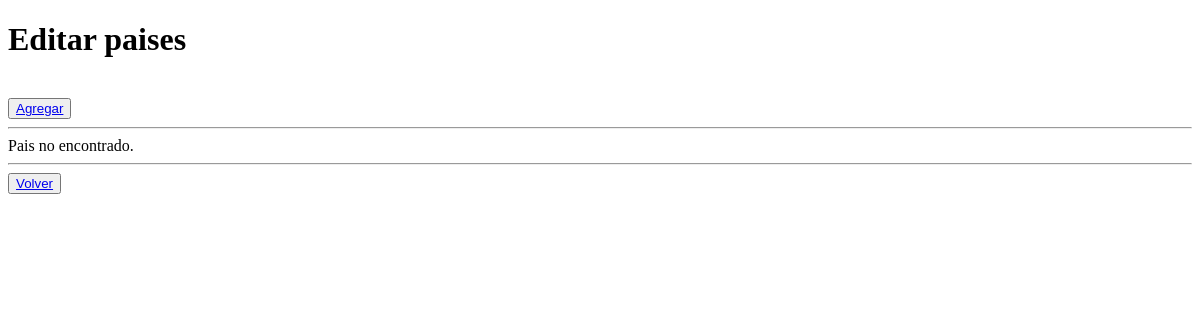
The app's page /administrativo/paises_del/1 (signed in), older data.
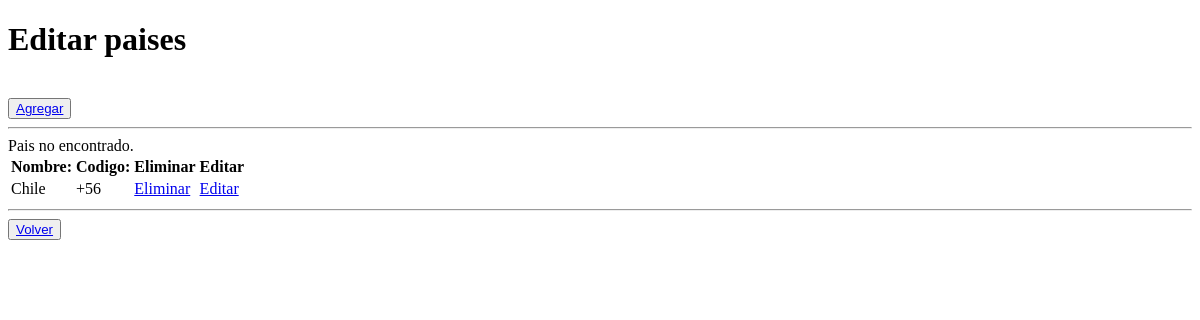
The same page, newer data.
### mce/models.py (models this page shows, shortened)
class Pais(models.Model):
    nombre = models.CharField(max_length=100)
    codigo = models.CharField(max_length=5)

### administrativo/views.py (the view)
# urls.py: path('paises_del/<int:pk>', views.paises_del, name='paises_del'),
@login_required
def paises_del(request, pk):
    context={}
    try:
        pais= Pais.objects.get(pk=pk)
        pais.delete()
        mensaje= "Datos eliminados"
        paises= Pais.objects.all()
        context={'paises':paises, 'mensaje': mensaje}
        return render(request, 'administrativo/paises_list.html', context)
    except:
        mensaje= "Pais no encontrado."
        paises= Pais.objects.all()
        context={'paises':paises, 'mensaje': mensaje}
        return render(request, 'administrativo/paises_list.html', context)

### administrativo/templates/administrativo/paises_list.html (shortened to what this page needs)
{% load static %}
<!DOCTYPE html>
<html lang="es">
<head>
</head>
<body>
    <h1>Editar paises</h1><br>
    <button type="button">
        <a href="{% url 'paisesAdd' %}">Agregar</a>
    </button>
    <hr class="my-4">
    <div id="mensaje">
        {% if mensaje %}
        {{ mensaje }}
        {% endif %}
    </div>
    <table>
        {% if paises %}
        <tr>
            <th>Nombre: </th>
            <th>Codigo: </th>
            <th>Eliminar</th>
            <th>Editar</th>
        </tr>
        {% for p in paises %}
        <tr>
            <td>{{ p.nombre }}</td>
            <td>{{ p.codigo }}</td>
            <td><a href="{% url 'paises_del' pk=p.pk %}">Eliminar</a></td>
            <td><a href="{% url 'paises_edit' pk=p.pk %}">Editar</a></td>
        </tr>
        {% endfor %}
        {% endif %}
    </table>
    <hr class="my-4">
    <button type="button">
        <a href="{% url 'crud' %}">Volver</a>
    </button>
</body>
</html>

Row changes from the older to the newer data that the page shows:
added Pais: nombre "Chile", codigo "+56"
Text that changed along with them:
text now shown: "Nombre: Codigo: Eliminar Editar"
